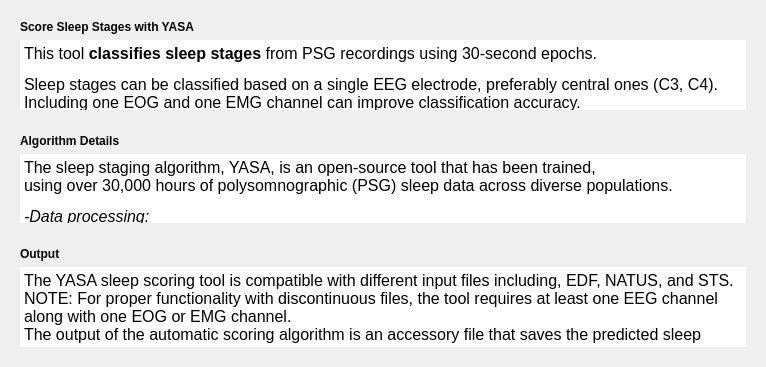
<?xml version="1.0" encoding="UTF-8"?>
<ui version="4.0">
 <class>AlgoIntroStep</class>
 <widget class="QWidget" name="AlgoIntroStep">
  <property name="geometry">
   <rect>
    <x>0</x>
    <y>0</y>
    <width>766</width>
    <height>367</height>
   </rect>
  </property>
  <property name="windowTitle">
   <string>Form</string>
  </property>
  <property name="styleSheet">
   <string notr="true">font: 12pt &quot;Roboto&quot;;</string>
  </property>
  <layout class="QVBoxLayout" name="verticalLayout_5">
   <item>
    <layout class="QVBoxLayout" name="verticalLayout">
     <item>
      <widget class="QFrame" name="frame">
       <property name="maximumSize">
        <size>
         <width>16777213</width>
         <height>16777215</height>
        </size>
       </property>
       <property name="styleSheet">
        <string notr="true"/>
       </property>
       <property name="frameShape">
        <enum>QFrame::Shape::NoFrame</enum>
       </property>
       <property name="frameShadow">
        <enum>QFrame::Shadow::Plain</enum>
       </property>
       <property name="lineWidth">
        <number>0</number>
       </property>
       <layout class="QVBoxLayout" name="verticalLayout_2">
        <item>
         <widget class="QLabel" name="label">
          <property name="styleSheet">
           <string notr="true"/>
          </property>
          <property name="lineWidth">
           <number>0</number>
          </property>
          <property name="text">
           <string>&lt;html&gt;&lt;head/&gt;&lt;body&gt;&lt;p&gt;&lt;span style=&quot; font-weight:600;&quot;&gt;Score Sleep Stages with YASA&lt;/span&gt;&lt;/p&gt;&lt;/body&gt;&lt;/html&gt;</string>
          </property>
         </widget>
        </item>
        <item>
         <widget class="QTextEdit" name="label_2">
          <property name="toolTipDuration">
           <number>-1</number>
          </property>
          <property name="styleSheet">
           <string notr="true"/>
          </property>
          <property name="frameShape">
           <enum>QFrame::Shape::NoFrame</enum>
          </property>
          <property name="lineWidth">
           <number>0</number>
          </property>
          <property name="verticalScrollBarPolicy">
           <enum>Qt::ScrollBarPolicy::ScrollBarAlwaysOff</enum>
          </property>
          <property name="horizontalScrollBarPolicy">
           <enum>Qt::ScrollBarPolicy::ScrollBarAlwaysOff</enum>
          </property>
          <property name="readOnly">
           <bool>true</bool>
          </property>
          <property name="html">
           <string>&lt;!DOCTYPE HTML PUBLIC &quot;-//W3C//DTD HTML 4.0//EN&quot; &quot;http://www.w3.org/TR/REC-html40/strict.dtd&quot;&gt;
&lt;html&gt;&lt;head&gt;&lt;meta name=&quot;qrichtext&quot; content=&quot;1&quot; /&gt;&lt;meta charset=&quot;utf-8&quot; /&gt;&lt;style type=&quot;text/css&quot;&gt;
p, li { white-space: pre-wrap; }
hr { height: 1px; border-width: 0; }
li.unchecked::marker { content: &quot;\2610&quot;; }
li.checked::marker { content: &quot;\2612&quot;; }
&lt;/style&gt;&lt;/head&gt;&lt;body style=&quot; font-family:'Roboto'; font-size:12pt; font-weight:400; font-style:normal;&quot;&gt;
&lt;p style=&quot; margin-top:12px; margin-bottom:12px; margin-left:0px; margin-right:0px; -qt-block-indent:0; text-indent:0px;&quot;&gt;This tool &lt;span style=&quot; font-weight:700;&quot;&gt;classifies sleep stages&lt;/span&gt; from PSG recordings using 30-second epochs.&lt;/p&gt;
&lt;p style=&quot; margin-top:12px; margin-bottom:12px; margin-left:0px; margin-right:0px; -qt-block-indent:0; text-indent:0px;&quot;&gt;Sleep stages can be classified based on a single EEG electrode, preferably central ones (C3, C4).&lt;br /&gt;Including one EOG and one EMG channel can improve classification accuracy.&lt;br /&gt;&lt;span style=&quot; font-weight:700;&quot;&gt;In Snooz, you can select up to four high-priority EEG channels&lt;/span&gt;, &lt;br /&gt;allowing the tool to determine the most confident classification for each. &lt;/p&gt;
&lt;p align=&quot;justify&quot; style=&quot; margin-top:12px; margin-bottom:12px; margin-left:0px; margin-right:0px; -qt-block-indent:0; text-indent:0px;&quot;&gt;NOTE: Based on the internal analysis of Snooz, configurations combining central channels &lt;br /&gt;with one frontal and one occipital channel typically demonstrate marginally better performance.&lt;/p&gt;&lt;/body&gt;&lt;/html&gt;</string>
          </property>
         </widget>
        </item>
       </layout>
      </widget>
     </item>
     <item>
      <widget class="QFrame" name="frame_2">
       <property name="sizePolicy">
        <sizepolicy hsizetype="Expanding" vsizetype="Expanding">
         <horstretch>0</horstretch>
         <verstretch>0</verstretch>
        </sizepolicy>
       </property>
       <property name="styleSheet">
        <string notr="true"/>
       </property>
       <property name="frameShape">
        <enum>QFrame::Shape::NoFrame</enum>
       </property>
       <property name="frameShadow">
        <enum>QFrame::Shadow::Plain</enum>
       </property>
       <property name="lineWidth">
        <number>0</number>
       </property>
       <layout class="QVBoxLayout" name="verticalLayout_3">
        <item>
         <widget class="QLabel" name="label_3">
          <property name="styleSheet">
           <string notr="true"/>
          </property>
          <property name="lineWidth">
           <number>0</number>
          </property>
          <property name="text">
           <string>&lt;html&gt;&lt;head/&gt;&lt;body&gt;&lt;p&gt;&lt;span style=&quot; font-weight:600;&quot;&gt;Algorithm Details&lt;/span&gt;&lt;/p&gt;&lt;/body&gt;&lt;/html&gt;</string>
          </property>
         </widget>
        </item>
        <item>
         <widget class="QTextEdit" name="label_4">
          <property name="sizePolicy">
           <sizepolicy hsizetype="Expanding" vsizetype="Expanding">
            <horstretch>0</horstretch>
            <verstretch>0</verstretch>
           </sizepolicy>
          </property>
          <property name="focusPolicy">
           <enum>Qt::FocusPolicy::NoFocus</enum>
          </property>
          <property name="contextMenuPolicy">
           <enum>Qt::ContextMenuPolicy::NoContextMenu</enum>
          </property>
          <property name="toolTipDuration">
           <number>-9</number>
          </property>
          <property name="styleSheet">
           <string notr="true"/>
          </property>
          <property name="frameShape">
           <enum>QFrame::Shape::NoFrame</enum>
          </property>
          <property name="lineWidth">
           <number>0</number>
          </property>
          <property name="verticalScrollBarPolicy">
           <enum>Qt::ScrollBarPolicy::ScrollBarAlwaysOff</enum>
          </property>
          <property name="horizontalScrollBarPolicy">
           <enum>Qt::ScrollBarPolicy::ScrollBarAlwaysOff</enum>
          </property>
          <property name="readOnly">
           <bool>true</bool>
          </property>
          <property name="html">
           <string>&lt;!DOCTYPE HTML PUBLIC &quot;-//W3C//DTD HTML 4.0//EN&quot; &quot;http://www.w3.org/TR/REC-html40/strict.dtd&quot;&gt;
&lt;html&gt;&lt;head&gt;&lt;meta name=&quot;qrichtext&quot; content=&quot;1&quot; /&gt;&lt;meta charset=&quot;utf-8&quot; /&gt;&lt;style type=&quot;text/css&quot;&gt;
p, li { white-space: pre-wrap; }
hr { height: 1px; border-width: 0; }
li.unchecked::marker { content: &quot;\2610&quot;; }
li.checked::marker { content: &quot;\2612&quot;; }
&lt;/style&gt;&lt;/head&gt;&lt;body style=&quot; font-family:'Roboto'; font-size:12pt; font-weight:400; font-style:normal;&quot;&gt;
&lt;p style=&quot; margin-top:12px; margin-bottom:12px; margin-left:0px; margin-right:0px; -qt-block-indent:0; text-indent:0px;&quot;&gt;The sleep staging algorithm, YASA, is an open-source tool that has been trained,&lt;br /&gt;using over 30,000 hours of polysomnographic (PSG) sleep data across diverse populations. &lt;/p&gt;
&lt;p style=&quot; margin-top:12px; margin-bottom:12px; margin-left:0px; margin-right:0px; -qt-block-indent:0; text-indent:0px;&quot;&gt;&lt;span style=&quot; font-style:italic;&quot;&gt;-Data processing:&lt;/span&gt;&lt;br /&gt;The algorithm uses a central EEG channel, along with EOG, and EMG channels.&lt;br /&gt;These signals are downsampled to 100 Hz and bandpassed-filtered between 0.4 Hz and 30 Hz. &lt;/p&gt;
&lt;p style=&quot; margin-top:12px; margin-bottom:12px; margin-left:0px; margin-right:0px; -qt-block-indent:0; text-indent:0px;&quot;&gt;&lt;span style=&quot; font-style:italic;&quot;&gt;-Feature Extraction:&lt;/span&gt;&lt;br /&gt;The algorithm extracts a set of time and frequency domain features from the EEG signal, and optionaly from the EOG and EMG signals. &lt;br /&gt;These features are calculated for each 30-second epoch of raw data. &lt;/p&gt;
&lt;p style=&quot; margin-top:12px; margin-bottom:12px; margin-left:0px; margin-right:0px; -qt-block-indent:0; text-indent:0px;&quot;&gt;&lt;span style=&quot; font-style:italic;&quot;&gt;-Smoothing and Normalization:&lt;/span&gt;&lt;br /&gt;The algorithm uses a smoothing approach across all the aformentioned features to incorporate contextual infromation.&lt;br /&gt;All the smoothed features are then z-scored across each night. &lt;/p&gt;
&lt;p style=&quot; margin-top:12px; margin-bottom:12px; margin-left:0px; margin-right:0px; -qt-block-indent:0; text-indent:0px;&quot;&gt;&lt;span style=&quot; font-style:italic;&quot;&gt;-Machine Learning Classification:&lt;/span&gt;&lt;br /&gt;A lightGBM classifier, a tree-based gradient-boosting classifier, is used. &lt;/p&gt;
&lt;p style=&quot; margin-top:12px; margin-bottom:12px; margin-left:0px; margin-right:0px; -qt-block-indent:0; text-indent:0px;&quot;&gt;&lt;span style=&quot; font-style:italic;&quot;&gt;-Performance Evaluation:&lt;/span&gt;&lt;br /&gt;The algorithm's performance is evaluated using standardized guidelines,including accuracy, Cohen's kappa, Matthews correlation coefficient, confusion matrices, and F1-scores. &lt;/p&gt;
&lt;p style=&quot; margin-top:12px; margin-bottom:12px; margin-left:0px; margin-right:0px; -qt-block-indent:0; text-indent:0px;&quot;&gt;&lt;span style=&quot; text-decoration: underline;&quot;&gt;Reference&lt;/span&gt;: &lt;br /&gt;Vallat, Raphael, and Matthew P. Walker. “An open-source, high-performance tool for automated sleep staging.” Elife 10 (2021). &lt;br /&gt;doi: https://doi.org/10.7554/eLife.70092 (Documentation: &lt;a href=&quot;https://raphaelvallat.com/yasa/&quot;&gt;&lt;span style=&quot; text-decoration: underline; color:#0000ff;&quot;&gt;https://raphaelvallat.com/yasa/)&lt;/span&gt;&lt;/a&gt;&lt;/p&gt;&lt;/body&gt;&lt;/html&gt;</string>
          </property>
         </widget>
        </item>
       </layout>
      </widget>
     </item>
     <item>
      <widget class="QFrame" name="frame_3">
       <property name="styleSheet">
        <string notr="true"/>
       </property>
       <property name="frameShape">
        <enum>QFrame::Shape::NoFrame</enum>
       </property>
       <property name="frameShadow">
        <enum>QFrame::Shadow::Plain</enum>
       </property>
       <property name="lineWidth">
        <number>0</number>
       </property>
       <layout class="QVBoxLayout" name="verticalLayout_4">
        <item>
         <widget class="QLabel" name="label_5">
          <property name="styleSheet">
           <string notr="true"/>
          </property>
          <property name="lineWidth">
           <number>0</number>
          </property>
          <property name="text">
           <string>&lt;html&gt;&lt;head/&gt;&lt;body&gt;&lt;p&gt;&lt;span style=&quot; font-weight:600;&quot;&gt;Output&lt;/span&gt;&lt;/p&gt;&lt;/body&gt;&lt;/html&gt;</string>
          </property>
         </widget>
        </item>
        <item>
         <widget class="QTextEdit" name="label_6">
          <property name="styleSheet">
           <string notr="true"/>
          </property>
          <property name="frameShape">
           <enum>QFrame::Shape::NoFrame</enum>
          </property>
          <property name="verticalScrollBarPolicy">
           <enum>Qt::ScrollBarPolicy::ScrollBarAlwaysOff</enum>
          </property>
          <property name="horizontalScrollBarPolicy">
           <enum>Qt::ScrollBarPolicy::ScrollBarAlwaysOff</enum>
          </property>
          <property name="readOnly">
           <bool>true</bool>
          </property>
          <property name="html">
           <string>&lt;!DOCTYPE HTML PUBLIC &quot;-//W3C//DTD HTML 4.0//EN&quot; &quot;http://www.w3.org/TR/REC-html40/strict.dtd&quot;&gt;
&lt;html&gt;&lt;head&gt;&lt;meta name=&quot;qrichtext&quot; content=&quot;1&quot; /&gt;&lt;meta charset=&quot;utf-8&quot; /&gt;&lt;style type=&quot;text/css&quot;&gt;
p, li { white-space: pre-wrap; }
hr { height: 1px; border-width: 0; }
li.unchecked::marker { content: &quot;\2610&quot;; }
li.checked::marker { content: &quot;\2612&quot;; }
&lt;/style&gt;&lt;/head&gt;&lt;body style=&quot; font-family:'Roboto'; font-size:12pt; font-weight:400; font-style:normal;&quot;&gt;
&lt;p style=&quot; margin-top:12px; margin-bottom:12px; margin-left:0px; margin-right:0px; -qt-block-indent:0; text-indent:0px;&quot;&gt;The YASA sleep scoring tool is compatible with different input files including, EDF, NATUS, and STS.&lt;br /&gt;NOTE: For proper functionality with discontinuous files, the tool requires at least one EEG channel along with one EOG or EMG channel.&lt;br /&gt;The output of the automatic scoring algorithm is an accessory file that saves the predicted sleep stages.&lt;/p&gt;&lt;/body&gt;&lt;/html&gt;</string>
          </property>
         </widget>
        </item>
        <item>
         <spacer name="verticalSpacer">
          <property name="orientation">
           <enum>Qt::Orientation::Vertical</enum>
          </property>
          <property name="sizeType">
           <enum>QSizePolicy::Policy::Expanding</enum>
          </property>
          <property name="sizeHint" stdset="0">
           <size>
            <width>20</width>
            <height>10</height>
           </size>
          </property>
         </spacer>
        </item>
       </layout>
      </widget>
     </item>
    </layout>
   </item>
  </layout>
 </widget>
 <resources>
  <include location="../../../../../snooz-toolbox/src/main/python/ui/themes/themes.qrc"/>
 </resources>
 <connections/>
 <slots>
  <slot>on_choose()</slot>
  <slot>on_input_format_changed()</slot>
 </slots>
</ui>
